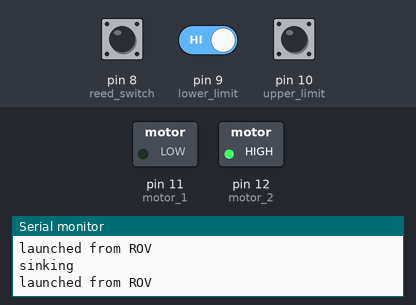
Bench run of a sketch on a simulated Arduino Uno, built with avr-gcc and run on an emulated ATmega328P. On the bench: switched loads named in the sketch (green lamp = pin HIGH), the last lines printed to the serial monitor. The inputs (shaded band) are chosen by the test bench; at power-on: pin 9 (lower_limit) HIGH, pin 8 (reed_switch) HIGH, pin 10 (upper_limit) HIGH.

Above: at 1.2 s.
1.3 s: pin 9 (lower_limit) driven LOW
At 2.3 s:
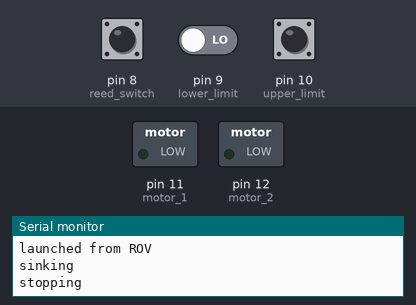
At 12.3 s:
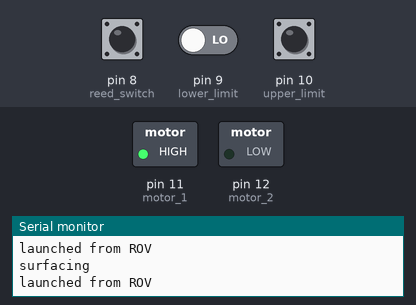
Timing chart, 0 to 12.8 s (numbered marks = the images above; inputs shaded):
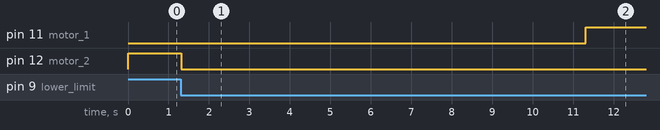

The sketch:

ROV_FLOAT.ino
```cpp
//CWRUbotix MATE ROV FLOAT 2022 (Toby Cowles and Nathan Hsiao)
int debug = 1; //1 enables serial debugging
int wait = 10000; // time to sink/surface
int timeout = 10000000; //run time before assumed limit switch problem
int sink = 1;

unsigned long GlobalMillis = 0;


void setup() {
  // put your setup code here, to run once:
 pinMode(8, INPUT_PULLUP); //reed switch
  pinMode(9, INPUT_PULLUP); //lower limit
   pinMode(10, INPUT_PULLUP); //upper limit
  pinMode(11, OUTPUT); //motor 1
  pinMode(12, OUTPUT); //motor 2

  if (debug == 1){
    Serial.begin(9600);
  }
}

void Sink(){
  GlobalMillis = millis();
  if(debug == 1){
    Serial.println("sinking");
  }
  digitalWrite(11, LOW);
  digitalWrite(12, HIGH);
}

void Surface(){
   GlobalMillis = millis();
   if(debug == 1){
    Serial.println("surfacing");
  }
  digitalWrite(11, HIGH);
  digitalWrite(12, LOW);
}

void Stop(){
   if(debug == 1){
    Serial.println("stopping");
  }
  digitalWrite(11, LOW);
  digitalWrite(12, LOW);
}

void loop() {
  //int sink = 1;
if (digitalRead(8) == HIGH){
  unsigned long Millis = millis();
  if(debug == 1){
    Serial.println("launched from ROV");
  }
  if (sink == 1) {
    Sink();
  if(digitalRead(9) == LOW){
    Stop();
    delay(wait);
    sink = 0;
  }
  }
  if (sink == 0){
    Surface();
    if(digitalRead(10) == LOW){
    Stop();
    delay(wait);
    sink = 1;
  }
  }


}

else{
  if (debug == 1){
  Serial.println("connected to ROV");}
}

}
```

Measured:
- after the input at 1.3 s, pin 11 (motor_1): LOW → HIGH after 10.0 s; pin 12 (motor_2): HIGH → LOW at once
